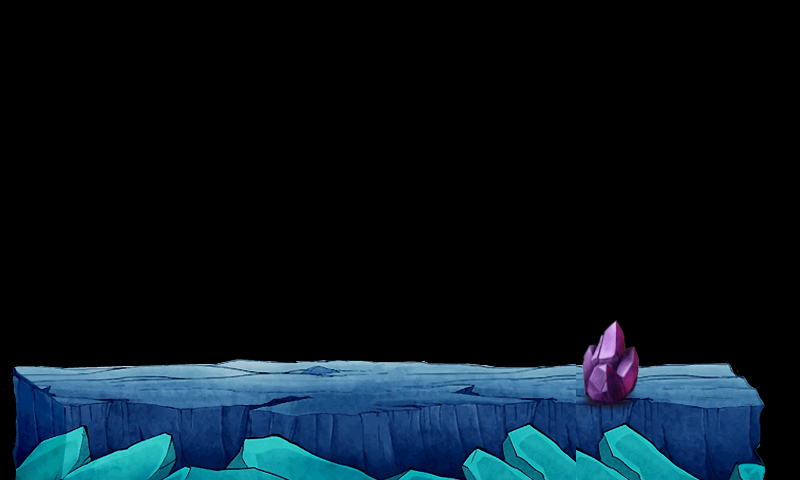

A 2D game scene composited from a Tiled map and its tileset images. What follows is a short description and the map's XML, with each tile layer's data collapsed to a summary:
An orthogonal 25x15 tile map with 32x32 px tiles, 2 tile layers (root, tree), 1 hidden layer not drawn, 3 tilesets.

<map version="1.0" tiledversion="1.1.4" orientation="orthogonal" renderorder="right-down" width="25" height="15" tilewidth="32" tileheight="32" infinite="0" nextobjectid="3">
 <tileset firstgid="1" name="bround" tilewidth="32" tileheight="32" tilecount="84" columns="21">
  <image source="ground.png" width="672" height="149" />
  <tile id="0">
   <properties>
    <property name="rootX" value="-1" />
    <property name="rootY" value="0" />
   </properties>
  </tile>
  <tile id="1">
   <properties>
    <property name="rootX" value="-1" />
    <property name="rootY" value="0" />
   </properties>
  </tile>
  <tile id="2">
   <properties>
    <property name="rootX" value="-1" />
    <property name="rootY" value="0" />
   </properties>
  </tile>
  <tile id="3">
   <properties>
    <property name="rootX" value="-1" />
    <property name="rootY" value="0" />
   </properties>
  </tile>
  <tile id="4">
   <properties>
    <property name="rootX" value="-1" />
    <property name="rootY" value="0" />
   </properties>
  </tile>
  <tile id="5">
   <properties>
    <property name="rootX" value="-1" />
    <property name="rootY" value="0" />
   </properties>
  </tile>
  <tile id="6">
   <properties>
    <property name="rootX" value="-1" />
    <property name="rootY" value="0" />
   </properties>
  </tile>
  <tile id="7">
   <properties>
    <property name="rootX" value="-1" />
    <property name="rootY" value="0" />
   </properties>
  </tile>
  <tile id="8">
   <properties>
    <property name="rootX" value="-1" />
    <property name="rootY" value="0" />
   </properties>
  </tile>
  <tile id="9">
   <properties>
    <property name="rootX" value="-1" />
    <property name="rootY" value="0" />
   </properties>
  </tile>
  <tile id="10">
   <properties>
    <property name="rootX" value="-1" />
    <property name="rootY" value="0" />
   </properties>
  </tile>
  <tile id="11">
   <properties>
    <property name="rootX" value="-1" />
    <property name="rootY" value="0" />
   </properties>
  </tile>
  <tile id="12">
   <properties>
    <property name="rootX" value="-1" />
    <property name="rootY" value="0" />
   </properties>
  </tile>
  <tile id="13">
   <properties>
    <property name="rootX" value="-1" />
    <property name="rootY" value="0" />
   </properties>
  </tile>
  <tile id="14">
   <properties>
    <property name="rootX" value="-1" />
    <property name="rootY" value="0" />
   </properties>
  </tile>
  <tile id="15">
   <properties>
    <property name="rootX" value="-1" />
    <property name="rootY" value="0" />
   </properties>
  </tile>
  <tile id="16">
   <properties>
    <property name="rootX" value="-1" />
    <property name="rootY" value="0" />
   </properties>
  </tile>
  <tile id="17">
   <properties>
    <property name="rootX" value="-1" />
    <property name="rootY" value="0" />
   </properties>
  </tile>
  <tile id="18">
   <properties>
    <property name="rootX" value="-1" />
    <property name="rootY" value="0" />
   </properties>
  </tile>
  <tile id="19">
   <properties>
    <property name="rootX" value="-1" />
    <property name="rootY" value="0" />
   </properties>
  </tile>
  <tile id="20">
   <properties>
    <property name="rootX" value="-1" />
    <property name="rootY" value="0" />
   </properties>
  </tile>
 </tileset>
 <tileset firstgid="85" name="coin" tilewidth="32" tileheight="32" tilecount="12" columns="6">
  <image source="hulu.png" width="192" height="64" />
  <tile id="1">
   <properties>
    <property name="jewelType" value="2" />
   </properties>
  </tile>
  <tile id="2">
   <properties>
    <property name="jewelType" value="3" />
   </properties>
  </tile>
  <tile id="3">
   <properties>
    <property name="jewelType" value="4" />
   </properties>
  </tile>
  <tile id="4">
   <properties>
    <property name="jewelType" value="5" />
   </properties>
  </tile>
  <tile id="6">
   <properties>
    <property name="jewelType" value="1" />
   </properties>
  </tile>
  <tile id="7">
   <properties>
    <property name="jewelType" value="2" />
   </properties>
  </tile>
  <tile id="8">
   <properties>
    <property name="jewelType" value="3" />
   </properties>
  </tile>
  <tile id="9">
   <properties>
    <property name="jewelType" value="4" />
   </properties>
  </tile>
  <tile id="10">
   <properties>
    <property name="jewelType" value="5" />
   </properties>
  </tile>
  <tile id="11">
   <properties>
    <property name="jewelType" value="6" />
   </properties>
  </tile>
 </tileset>
 <tileset firstgid="97" name="tree2" tilewidth="32" tileheight="32" tilecount="6" columns="2">
  <image source="stone.png" width="64" height="96" />
  <tile id="0">
   <properties>
    <property name="rootX" value="1" />
    <property name="rootY" value="0" />
   </properties>
  </tile>
  <tile id="1">
   <properties>
    <property name="rootX" value="1" />
    <property name="rootY" value="0" />
   </properties>
  </tile>
  <tile id="2">
   <properties>
    <property name="rootX" value="0" />
    <property name="rootY" value="0" />
   </properties>
  </tile>
  <tile id="4">
   <properties>
    <property name="rootX" value="0" />
    <property name="rootY" value="0" />
   </properties>
  </tile>
  <tile id="5">
   <properties>
    <property name="rootX" value="0" />
    <property name="rootY" value="0" />
   </properties>
  </tile>
 </tileset>
 <layer name="root" width="25" height="15">
  <data>[375 cells, 96 non-empty, 84 distinct tile ids]</data>
 </layer>
 <layer name="tree" width="25" height="15">
  <data>[375 cells, 6 non-empty, 6 distinct tile ids]</data>
 </layer>
 <layer name="jewel" width="25" height="15" visible="0">
  <data>[375 cells, 19 non-empty, 6 distinct tile ids]</data>
 </layer>
</map>